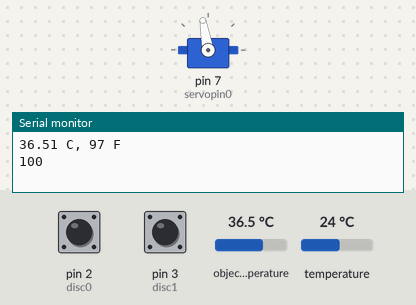
Recording of a sketch running on a simulated Arduino Uno, built with avr-gcc and run on an emulated ATmega328P. Parts: servo, the last lines printed to the serial monitor. The inputs (shaded band) are chosen by the test bench; at power-on: object temperature 36.5 °C, pin 2 (disc0) HIGH, pin 3 (disc1) HIGH, temperature 24 °C.

Above: at 1.2 s.
1.3 s: object temperature set to 34.2 °C
4.7 s: object temperature set to 33.5 °C
At 6.2 s:
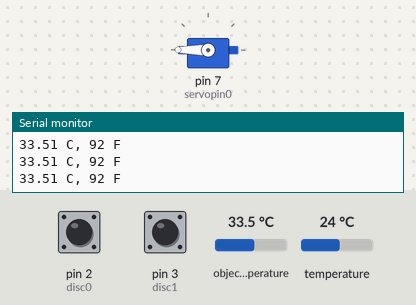
6.5 s: object temperature set to 34.7 °C
8.0 s: object temperature set to 35.1 °C
At 9.3 s:
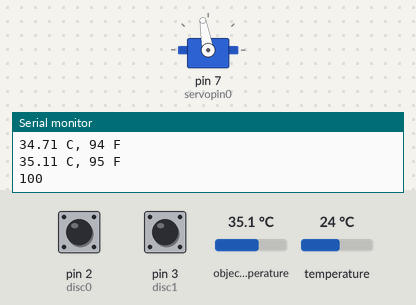
11.1 s: object temperature set to 20 °C
At 12.6 s:
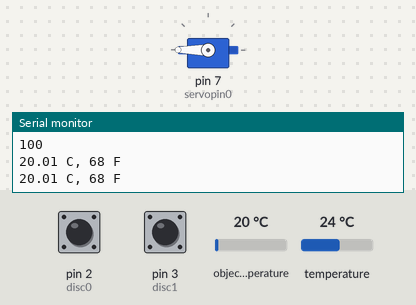
Timing chart, 0 to 14.1 s (numbered marks = the images above; inputs shaded):
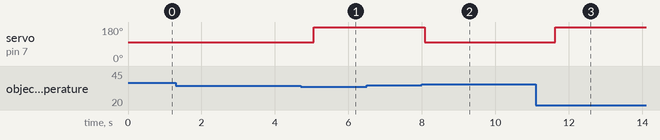

Measured:
- the behaviour switches between 34 and 33.9 °C on object temperature (found by bisection; images 0 and 1)
- the behaviour switches between 34.9 and 35 °C on object temperature (found by bisection; images 1 and 2)
- after the input at 4.7 s, servo on pin 7 (servopin0): 100° → 180° after 0.36 s
- after the input at 8.0 s, servo on pin 7 (servopin0): 180° → 100° after 0.07 s
- after the input at 11.1 s, servo on pin 7 (servopin0): 100° → 180° after 0.53 s

The sketch:

fr_arduino.ino
```cpp
#include <Wire.h>
#include <Adafruit_MLX90614.h>
#include <Servo.h>

#define disc0 2
#define disc1 3
#define servopin0 7

Servo servo0;
Adafruit_MLX90614 mlx = Adafruit_MLX90614();

double new_emissivity = 0.35;
int baselineTemp = 34;
int celsius = 0;
int fahrenheit = 0;

// SDA 4
// SCL 5

void setup()
{
  Serial.begin(9600);
  mlx.begin();
  mlx.writeEmissivity(new_emissivity);
  servo0.attach(servopin0);
  pinMode(7, OUTPUT);
  pinMode(disc0, INPUT_PULLUP);
  pinMode(disc1, INPUT_PULLUP);

}

void loop()
{
  float tempObject = mlx.readObjectTempC();
  float tempAmbient = mlx.readAmbientTempC();

  fahrenheit = ((tempObject * 9) / 5 + 32);
  Serial.print(tempObject);
  Serial.print(" C, ");
  Serial.print(fahrenheit);
  Serial.println(" F");

  if (tempObject < baselineTemp) {
    servo0.write(180);
    //Serial.println("180");

  }
  if (tempObject > baselineTemp + 1) {

    //Unlock Servo
    servo0.write(100);
    Serial.println("100");
    digitalWrite(7, HIGH);
    delay(50);
    digitalWrite(7, LOW);

    for (int count = 0; count < 30; count++) {
      byte discState0 = digitalRead(disc0);
      byte discState1 = digitalRead(disc1);

      //Disc0 Contact
      if (discState0 == LOW) {
          Serial.println("Disc0 rotated");
          break;
      }

      //Disc1 Non-contact
      else if (discState1 == HIGH){
          //Button is not pressed
      }

      //Disc1 Contact
      if (discState1 == LOW) {
          Serial.println("Disc1 rotated");
          break;
      }
      //Disc0 Non-contact
      else if (discState0 == HIGH){
          //Button is not pressed

      }
      delay(100);
    }
  }
  delay(500);
}
```
